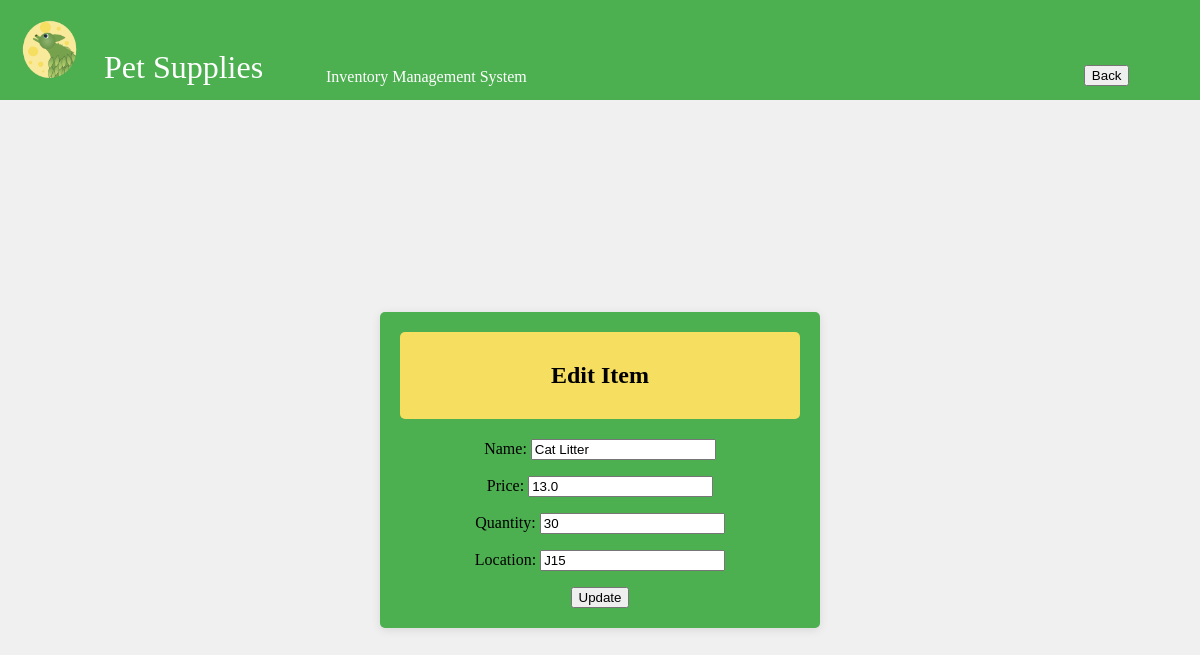
The page /edit-supply/Cat Litter/ (signed in) on the database its author committed.
### inventory/models.py (models this page shows, shortened)
class Supply(models.Model):
    name = models.CharField(max_length=255, primary_key=True)
    price = models.FloatField()
    quantity = models.IntegerField()
    location = models.CharField(max_length=255)
    reorder_point = models.PositiveIntegerField(default=5)

### inventory/views.py (the view)
# urls.py: path('edit-supply/<str:supply_name>/', views.edit_supply, name='edit_supply'),  # Edit supply
@login_required
def edit_supply(request, supply_name):
    supply = get_object_or_404(Supply, name=supply_name)
    if request.method == 'POST':
        form = SupplyForm(request.POST, instance=supply)
        if form.is_valid():
            form.save()
            messages.success(request, 'Supply updated successfully!')
    else:
        form = SupplyForm(instance=supply)
    return render(request, 'inventory/edit_supply.html', {'form': form})

### inventory/forms.py
class SupplyForm(forms.ModelForm):
    class Meta:
        model = Supply
        fields = ['name', 'price', 'quantity', 'location']

### inventory/templates/inventory/edit_supply.html (shortened to what this page needs)
{% load static %}
<!DOCTYPE html>
<html lang="en">
<head>
    <link rel="stylesheet" href="{% static 'css/styles.css' %}">
</head>
<body>
    <div class="header-container">
        <table class = "nav_tab">
            <tr>
                <td>
    <img src="{% static 'icons/TLeafLogo2sm.png' %}" alt="T Leaf Logo">
</td>
 <td class = "pet">
    <div class = "head">
        Pet Supplies
        </div>
    </td>
<td class = "warn2">
    Inventory Management System
</td>
<td class = "warn2">
    <a href="{% url 'index' %}">
        <button type="submit">Back
        </button>
        </a>
</td>
</tr>
</table>
</div>
<div class="form-container">
    <div class="login-form">
    <div class="login-header"><center><h2 class = "header_log">Edit Item</h2></center></div>
    <center>
    <form method="POST">
        {{ form.as_p }}
        <button type="submit">Update</button>
    </form>
</center>
</div>
    </div>
</body>
</html>

### inventory/static/css/styles.css (style rules this page uses)
.header-container { background-color: #4CAF50; align-items: center; height: 80px; color: white; text-align: center; }
.header-container img { width: 60px; height: auto; margin-right: 1px; }
.nav_tab { width: 100%; height: 50px; }
.nav_tab th, td, p { vertical-align: bottom; }
.pet { font-size: 2em; vertical-align: bottom; width: 20%; }
.warn2 { width:70%; }
.head { margin-right: auto; margin-left: 5px; vertical-align: top; }
.data_tab th, td { text-align: left; padding: 8px; }

### inventory/templates/inventory/edit_supply.html (style rules this page uses)
body { margin: 0; background-color: #f0f0f0; }
.header-container { background-color: #4CAF50; color: white; padding: 10px; text-align: center; }
.nav_tab { width: 100%; margin: 0; padding: 0; }
.form-container { display: flex; justify-content: center; align-items: center; height: calc(100vh - 60px); }
.login-form { background-color: #4CAF50; padding: 20px; border-radius: 5px; box-shadow: 0 2px 10px rgba(0, 0, 0, 0.1); max-width: 400px; width: 100%; }
.header_log { color:black; }
.login-header { background-color: #F6DE60; color: #4CAF50; padding: 10px; text-align: center; border-radius: 5px; margin-bottom: 20px; }

### rows shown on the page
Supply: name "Cat Litter", price "13.0", quantity "30", location "J15"
